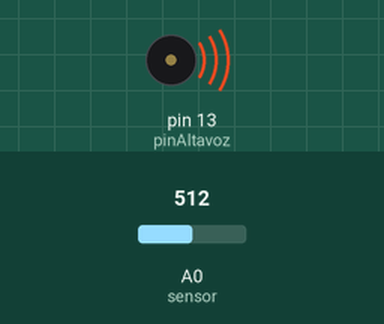
Bench run of a sketch on a simulated Arduino Uno, built with avr-gcc and run on an emulated ATmega328P. On the bench: buzzer (waves = sounding). The inputs (shaded band) are chosen by the test bench; at power-on: A0 (sensor) = 512. What the sketch prints to the serial monitor is not drawn.

Above: at 0.1 s.
Timing chart, 0 to 1.6 s (numbered marks = the images above):
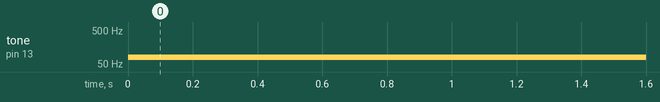

The sketch:

Desaf_o_5_Theremin.ino
```cpp
int pinAltavoz = 13; //defino pin digital del altavoz
void setup()
     {
      Serial.begin(9600);
      pinMode (pinAltavoz , OUTPUT);
     }
void loop()
     {
       int sensor = analogRead(A0); //sensor luz 0-1023
       int nota = map (sensor, 500,900, 50, 1000);
       tone ( pinAltavoz, nota);
       Serial.println(sensor);
     }
```

Measured:
- by itself, tone on pin 13 (pinAltavoz): silent → 78 Hz at 0.00 s
